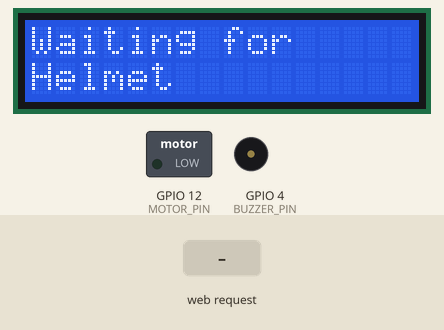
Bench run of a sketch on a simulated ESP32. Parts: 16×2 character LCD, switched loads named in the sketch (green lamp = pin HIGH), buzzer (waves = sounding, pin HIGH). The test bench sets the inputs (shaded band). What the sketch prints to the serial monitor is not drawn.

Above: at 5.2 s.
5.3 s: HTTP request GET /sendData?value=1 received
At 7.8 s:
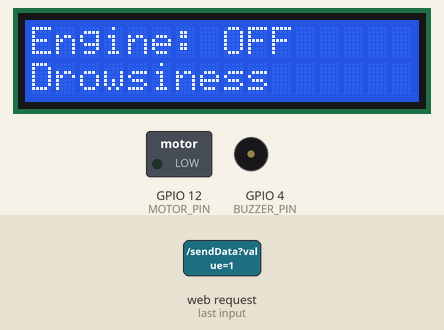
8.0 s: HTTP request GET /sendData?value=4 received
At 10.5 s:
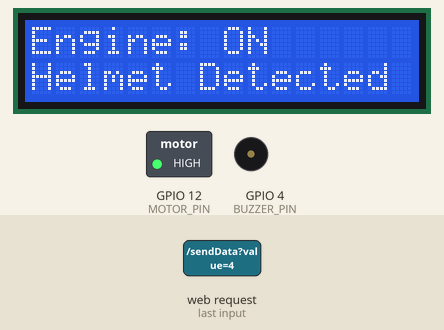
10.8 s: HTTP request GET /sendData?value=2 received
At 13.2 s:
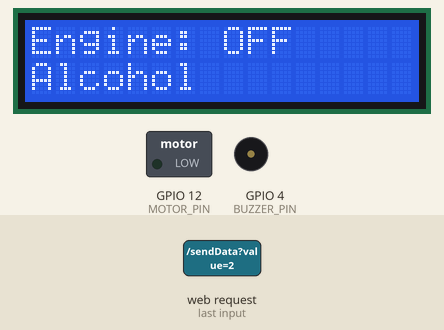
13.5 s: HTTP request GET /sendData?value=3 received
At 17.1 s:
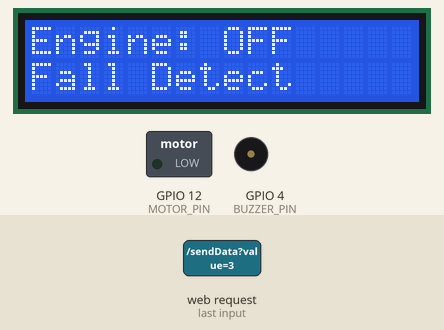
Timing chart, 0 to 17.5 s (numbered marks = the images above; inputs shaded):
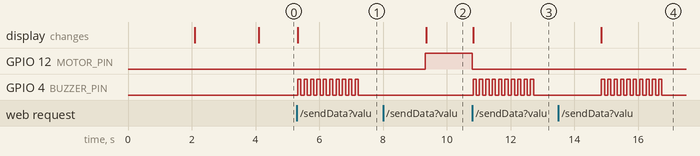

The sketch:

Bike.ino
```cpp
#include <WiFi.h>
#include <WebServer.h>
#include <Wire.h>
#include <LiquidCrystal_I2C.h>

const char* ssid = "ESP32_Server";
const char* password = "12345678";

WebServer server(80);

LiquidCrystal_I2C lcd(0x27, 16, 2);

#define MOTOR_PIN 12
#define BUZZER_PIN 4

bool waitingShown = false;

// -------- Buzzer Function --------
void beepBuzzer() {
  for (int i = 0; i < 10; i++) {
    digitalWrite(BUZZER_PIN, HIGH);
    delay(100);
    digitalWrite(BUZZER_PIN, LOW);
    delay(100);
  }
}

// -------- Engine ON --------
void engineON() {

  digitalWrite(MOTOR_PIN, HIGH);

  lcd.clear();
  lcd.setCursor(0, 0);
  lcd.print("Engine: ON");
}

// -------- Engine OFF --------
void engineOFF(String msg) {

  digitalWrite(MOTOR_PIN, LOW);

  lcd.clear();
  lcd.setCursor(0, 0);
  lcd.print("Engine: OFF");

  lcd.setCursor(0, 1);
  lcd.print(msg);

  beepBuzzer();

  delay(2000);
}

// -------- Handle URL --------
void handleData() {

  if (server.hasArg("value")) {

    String val = server.arg("value");

    Serial.println("Received value: " + val);

    if (val == "1") {
      engineOFF("Drowsiness");
    }

    else if (val == "2") {
      engineOFF("Alcohol");
    }

    else if (val == "3") {
      engineOFF("Fall Detect");
    }

    else if (val == "4") {
      engineON();
      lcd.setCursor(0, 1);
      lcd.print("Helmet Detected");
    }

    else if (val == "5") {
      digitalWrite(MOTOR_PIN, LOW);

      lcd.clear();
      lcd.setCursor(0, 0);
      lcd.print("Engine: OFF");
      lcd.setCursor(0, 1);
      lcd.print("No Helmet");

      delay(2000);
    }

    else if (val == "6") {
      digitalWrite(MOTOR_PIN, LOW);

      lcd.clear();
      lcd.setCursor(0, 0);
      lcd.print("Engine: OFF");
      lcd.setCursor(0, 1);
      lcd.print("Emergency");

      beepBuzzer();

      delay(2000);
    }

    server.send(200, "text/plain", "Data received: " + val);

  } else {
    server.send(400, "text/plain", "No value received");
  }
}

void setup() {

  Serial.begin(115200);

  pinMode(MOTOR_PIN, OUTPUT);
  pinMode(BUZZER_PIN, OUTPUT);

  lcd.begin();
  lcd.backlight();

  // Boot Message
  lcd.setCursor(0, 0);
  lcd.print("Starting...");
  delay(2000);

  // Start ESP32 Hotspot
  WiFi.softAP(ssid, password);

  lcd.clear();
  lcd.setCursor(0, 0);
  lcd.print("Bike Ready");

  Serial.print("Server IP: ");
  Serial.println(WiFi.softAPIP());

  delay(2000);


  server.on("/sendData", handleData);
  server.begin();

  Serial.println("HTTP server started");
}

void loop() {

  server.handleClient();

  int clients = WiFi.softAPgetStationNum();

  // No device connected
  if (clients == 0 && !waitingShown) {

    lcd.clear();
    lcd.setCursor(0, 0);
    lcd.print("Waiting for");
    lcd.setCursor(0, 1);
    lcd.print("Helmet");

    waitingShown = true;
  }

  // Device connected
  if (clients > 0 && waitingShown) {

    lcd.clear();
    lcd.setCursor(0, 0);
    lcd.print("Helmet");
    lcd.setCursor(0, 1);
    lcd.print("Connected");

    delay(2000);

    waitingShown = false;
  }
}
```

Measured:
- after the input at 5.3 s, GPIO 4 (BUZZER_PIN): alternates HIGH for 0.10 s and LOW for 0.10 s, 20 changes in all, then stays LOW, starting at once; the display: changes at once (image 1)
- after the input at 8.0 s, GPIO 12 (MOTOR_PIN): LOW → HIGH after 1.3 s; the display: changes after 1.4 s (image 2)
- after the input at 10.8 s, GPIO 12 (MOTOR_PIN): HIGH → LOW at once; GPIO 4 (BUZZER_PIN): alternates HIGH for 0.10 s and LOW for 0.10 s, 20 changes in all, then stays LOW, starting at once; the display: changes at once (image 3)
- after the input at 13.5 s, GPIO 4 (BUZZER_PIN): alternates HIGH for 0.10 s and LOW for 0.10 s, 20 changes in all, then stays LOW, starting after 1.3 s; the display: changes after 1.3 s (image 4)
